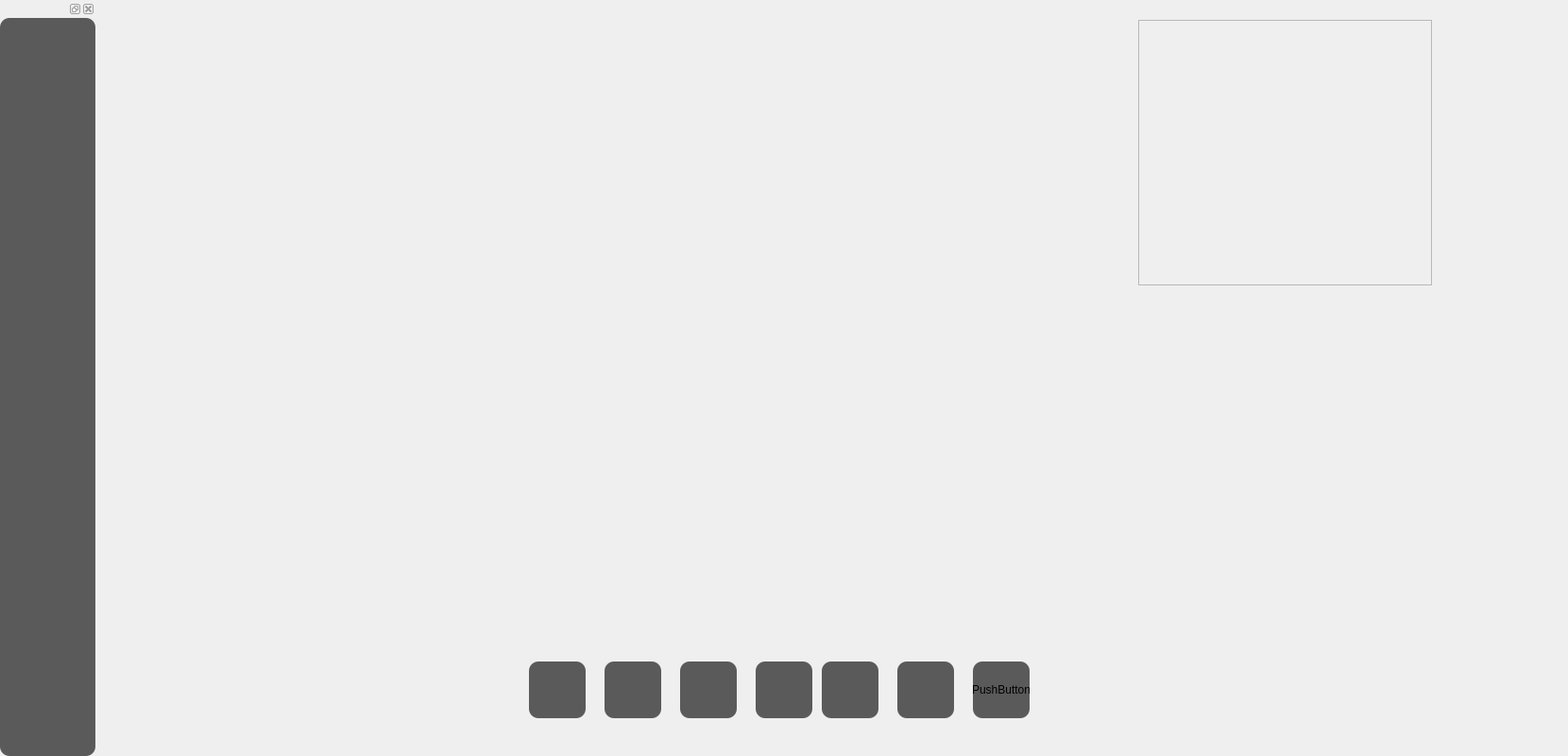
<?xml version="1.0" encoding="UTF-8"?>
<ui version="4.0">
 <class>MainWindow</class>
 <widget class="QMainWindow" name="MainWindow">
  <property name="geometry">
   <rect>
    <x>0</x>
    <y>0</y>
    <width>1660</width>
    <height>800</height>
   </rect>
  </property>
  <property name="windowTitle">
   <string>MainWindow</string>
  </property>
  <widget class="QWidget" name="centralwidget">
   <widget class="QWidget" name="horizontalLayoutWidget_3">
    <property name="geometry">
     <rect>
      <x>1200</x>
      <y>10</y>
      <width>321</width>
      <height>441</height>
     </rect>
    </property>
    <layout class="QHBoxLayout" name="horizontalLayout_4">
     <property name="leftMargin">
      <number>0</number>
     </property>
    </layout>
   </widget>
   <widget class="qfi_EADI" name="graphicsEADI">
    <property name="enabled">
     <bool>false</bool>
    </property>
    <property name="geometry">
     <rect>
      <x>1205</x>
      <y>21</y>
      <width>311</width>
      <height>281</height>
     </rect>
    </property>
    <property name="midLineWidth">
     <number>2</number>
    </property>
    <property name="verticalScrollBarPolicy">
     <enum>Qt::ScrollBarAlwaysOff</enum>
    </property>
    <property name="horizontalScrollBarPolicy">
     <enum>Qt::ScrollBarAlwaysOff</enum>
    </property>
    <property name="interactive">
     <bool>false</bool>
    </property>
   </widget>
   <widget class="QGVMap" name="geoMap" native="true">
    <property name="geometry">
     <rect>
      <x>0</x>
      <y>0</y>
      <width>1660</width>
      <height>800</height>
     </rect>
    </property>
    <property name="mouseTracking">
     <bool>false</bool>
    </property>
    <property name="mouseEvent" stdset="0">
     <bool>true</bool>
    </property>
    <widget class="QPushButton" name="pushButton_2">
     <property name="geometry">
      <rect>
       <x>560</x>
       <y>700</y>
       <width>60</width>
       <height>60</height>
      </rect>
     </property>
     <property name="styleSheet">
      <string notr="true">QPushButton{
    border-radius: 10px;
	background-color: rgb(90, 90, 90);
}</string>
     </property>
     <property name="text">
      <string/>
     </property>
     <property name="icon">
      <iconset resource="qml.qrc">
       <normaloff>:/images/dd.svg</normaloff>:/images/dd.svg</iconset>
     </property>
     <property name="iconSize">
      <size>
       <width>20</width>
       <height>20</height>
      </size>
     </property>
     <property name="autoRepeatDelay">
      <number>303</number>
     </property>
    </widget>
    <widget class="QWidget" name="horizontalLayoutWidget_4">
     <property name="geometry">
      <rect>
       <x>80</x>
       <y>550</y>
       <width>161</width>
       <height>171</height>
      </rect>
     </property>
     <layout class="QHBoxLayout" name="horizontalLayout_3">
      <property name="sizeConstraint">
       <enum>QLayout::SetFixedSize</enum>
      </property>
      <property name="rightMargin">
       <number>0</number>
      </property>
     </layout>
    </widget>
    <widget class="QPushButton" name="pushButton_3">
     <property name="geometry">
      <rect>
       <x>640</x>
       <y>700</y>
       <width>60</width>
       <height>60</height>
      </rect>
     </property>
     <property name="styleSheet">
      <string notr="true">QPushButton{
    border-radius: 10px;
	background-color: rgb(90, 90, 90);
}</string>
     </property>
     <property name="icon">
      <iconset resource="qml.qrc">
       <normaloff>:/images/pla.svg</normaloff>:/images/pla.svg</iconset>
     </property>
    </widget>
    <widget class="QPushButton" name="pushButton_4">
     <property name="geometry">
      <rect>
       <x>720</x>
       <y>700</y>
       <width>60</width>
       <height>60</height>
      </rect>
     </property>
     <property name="styleSheet">
      <string notr="true">QPushButton{
    border-radius: 10px;
	background-color: rgb(90, 90, 90);
}</string>
     </property>
     <property name="text">
      <string/>
     </property>
     <property name="icon">
      <iconset resource="qml.qrc">
       <normaloff>:/images/rrr.svg</normaloff>:/images/rrr.svg</iconset>
     </property>
    </widget>
    <widget class="QPushButton" name="pushButton_5">
     <property name="geometry">
      <rect>
       <x>800</x>
       <y>700</y>
       <width>60</width>
       <height>60</height>
      </rect>
     </property>
     <property name="styleSheet">
      <string notr="true">QPushButton{
    border-radius: 10px;
	background-color: rgb(90, 90, 90);
}</string>
     </property>
     <property name="text">
      <string/>
     </property>
     <property name="icon">
      <iconset resource="qml.qrc">
       <normaloff>:/images/locky.svg</normaloff>:/images/locky.svg</iconset>
     </property>
    </widget>
    <widget class="QPushButton" name="pushButton_6">
     <property name="geometry">
      <rect>
       <x>870</x>
       <y>700</y>
       <width>60</width>
       <height>60</height>
      </rect>
     </property>
     <property name="styleSheet">
      <string notr="true">QPushButton{
    border-radius: 10px;
	background-color: rgb(90, 90, 90);
}</string>
     </property>
     <property name="text">
      <string/>
     </property>
     <property name="icon">
      <iconset resource="qml.qrc">
       <normaloff>:/images/home.png</normaloff>:/images/home.png</iconset>
     </property>
    </widget>
    <widget class="QPushButton" name="pushButton_7">
     <property name="geometry">
      <rect>
       <x>950</x>
       <y>700</y>
       <width>60</width>
       <height>60</height>
      </rect>
     </property>
     <property name="styleSheet">
      <string notr="true">QPushButton{
    border-radius: 10px;
	background-color: rgb(90, 90, 90);
}
</string>
     </property>
     <property name="text">
      <string/>
     </property>
     <property name="icon">
      <iconset resource="qml.qrc">
       <normaloff>:/images/off.svg</normaloff>:/images/off.svg</iconset>
     </property>
    </widget>
    <widget class="QPushButton" name="pushButton">
     <property name="geometry">
      <rect>
       <x>1030</x>
       <y>700</y>
       <width>60</width>
       <height>60</height>
      </rect>
     </property>
     <property name="styleSheet">
      <string notr="true">QPushButton{
    border-radius: 10px;
	background-color: rgb(90, 90, 90);
}
</string>
     </property>
     <property name="text">
      <string>PushButton</string>
     </property>
    </widget>
   </widget>
   <widget class="QDockWidget" name="dockWidget_3">
    <property name="enabled">
     <bool>false</bool>
    </property>
    <property name="geometry">
     <rect>
      <x>0</x>
      <y>0</y>
      <width>101</width>
      <height>800</height>
     </rect>
    </property>
    <property name="styleSheet">
     <string notr="true">background-color: rgb(90, 90, 90);
border-radius: 10px;</string>
    </property>
    <widget class="QWidget" name="dockWidgetContents_4">
     <property name="enabled">
      <bool>false</bool>
     </property>
     <property name="mouseTracking">
      <bool>true</bool>
     </property>
     <property name="tabletTracking">
      <bool>true</bool>
     </property>
     <property name="autoFillBackground">
      <bool>false</bool>
     </property>
    </widget>
   </widget>
   <zorder>dockWidget_3</zorder>
   <zorder>geoMap</zorder>
   <zorder>horizontalLayoutWidget_3</zorder>
   <zorder>graphicsEADI</zorder>
  </widget>
 </widget>
 <customwidgets>
  <customwidget>
   <class>QGVMap</class>
   <extends>QWidget</extends>
   <header location="global">QGeoView/QGVMap.h</header>
   <container>1</container>
   <slots>
    <slot>slot1()</slot>
   </slots>
  </customwidget>
  <customwidget>
   <class>qfi_EADI</class>
   <extends>QGraphicsView</extends>
   <header>C:/Users/acer/Documents/NanoSpace/qfi/qfi_EADI.h</header>
  </customwidget>
 </customwidgets>
 <resources>
  <include location="qml.qrc"/>
 </resources>
 <connections/>
</ui>
